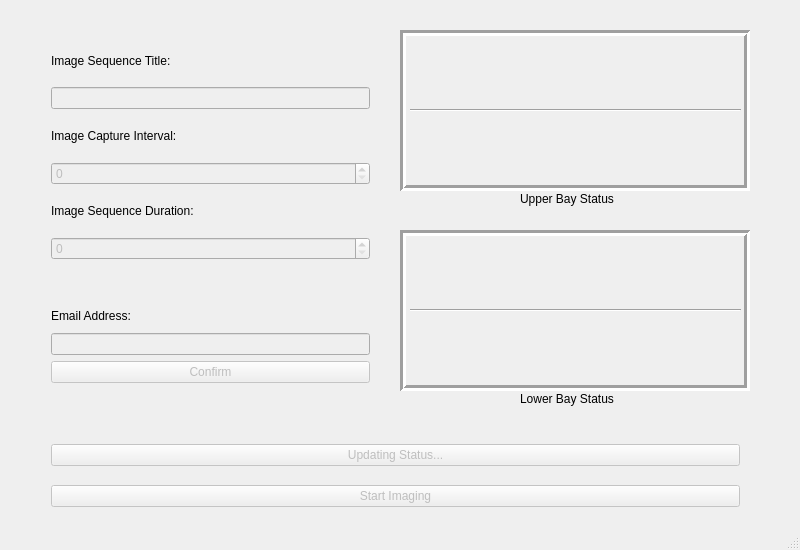
<?xml version="1.0" encoding="UTF-8"?>
<ui version="4.0">
 <class>Demo</class>
 <widget class="QMainWindow" name="Demo">
  <property name="geometry">
   <rect>
    <x>0</x>
    <y>0</y>
    <width>800</width>
    <height>550</height>
   </rect>
  </property>
  <property name="sizePolicy">
   <sizepolicy hsizetype="Fixed" vsizetype="Preferred">
    <horstretch>0</horstretch>
    <verstretch>0</verstretch>
   </sizepolicy>
  </property>
  <property name="minimumSize">
   <size>
    <width>800</width>
    <height>550</height>
   </size>
  </property>
  <property name="maximumSize">
   <size>
    <width>800</width>
    <height>550</height>
   </size>
  </property>
  <property name="windowTitle">
   <string>ABCD COMMAND POINT</string>
  </property>
  <property name="windowIcon">
   <iconset>
    <normaloff>../_images/aperture-1142967_960_720.png</normaloff>../_images/aperture-1142967_960_720.png</iconset>
  </property>
  <widget class="QWidget" name="centralWidget">
   <widget class="QWidget" name="verticalLayoutWidget">
    <property name="geometry">
     <rect>
      <x>40</x>
      <y>30</y>
      <width>341</width>
      <height>241</height>
     </rect>
    </property>
    <layout class="QVBoxLayout" name="verticalLayout_2">
     <item>
      <widget class="QLabel" name="IST_label">
       <property name="text">
        <string>Image Sequence Title:</string>
       </property>
      </widget>
     </item>
     <item>
      <widget class="QLineEdit" name="IST_edit">
       <property name="enabled">
        <bool>false</bool>
       </property>
      </widget>
     </item>
     <item>
      <widget class="QLabel" name="ICI_label">
       <property name="text">
        <string>Image Capture Interval:</string>
       </property>
      </widget>
     </item>
     <item>
      <widget class="QSpinBox" name="ICI_spinBox">
       <property name="enabled">
        <bool>false</bool>
       </property>
      </widget>
     </item>
     <item>
      <widget class="QLabel" name="ISD_label">
       <property name="text">
        <string>Image Sequence Duration:</string>
       </property>
      </widget>
     </item>
     <item>
      <widget class="QSpinBox" name="ISD_spinBox">
       <property name="enabled">
        <bool>false</bool>
       </property>
      </widget>
     </item>
    </layout>
   </widget>
   <widget class="QFrame" name="Lower_Bay_Display">
    <property name="geometry">
     <rect>
      <x>400</x>
      <y>230</y>
      <width>350</width>
      <height>161</height>
     </rect>
    </property>
    <property name="cursor">
     <cursorShape>CrossCursor</cursorShape>
    </property>
    <property name="frameShape">
     <enum>QFrame::Box</enum>
    </property>
    <property name="frameShadow">
     <enum>QFrame::Sunken</enum>
    </property>
    <property name="lineWidth">
     <number>3</number>
    </property>
    <widget class="Line" name="line_3">
     <property name="geometry">
      <rect>
       <x>10</x>
       <y>70</y>
       <width>331</width>
       <height>20</height>
      </rect>
     </property>
     <property name="orientation">
      <enum>Qt::Horizontal</enum>
     </property>
    </widget>
    <widget class="QLabel" name="Unit_0_Label">
     <property name="geometry">
      <rect>
       <x>30</x>
       <y>20</y>
       <width>50</width>
       <height>50</height>
      </rect>
     </property>
     <property name="text">
      <string/>
     </property>
     <property name="pixmap">
      <pixmap>../_images/stop-red.png</pixmap>
     </property>
     <property name="scaledContents">
      <bool>true</bool>
     </property>
    </widget>
    <widget class="QLabel" name="Unit_2_Label">
     <property name="geometry">
      <rect>
       <x>110</x>
       <y>20</y>
       <width>50</width>
       <height>50</height>
      </rect>
     </property>
     <property name="text">
      <string/>
     </property>
     <property name="pixmap">
      <pixmap>../_images/stop-red.png</pixmap>
     </property>
     <property name="scaledContents">
      <bool>true</bool>
     </property>
    </widget>
    <widget class="QLabel" name="Unit_6_Label">
     <property name="geometry">
      <rect>
       <x>270</x>
       <y>20</y>
       <width>50</width>
       <height>50</height>
      </rect>
     </property>
     <property name="text">
      <string/>
     </property>
     <property name="pixmap">
      <pixmap>../_images/stop-red.png</pixmap>
     </property>
     <property name="scaledContents">
      <bool>true</bool>
     </property>
    </widget>
    <widget class="QLabel" name="Unit_4_Label">
     <property name="geometry">
      <rect>
       <x>190</x>
       <y>20</y>
       <width>50</width>
       <height>50</height>
      </rect>
     </property>
     <property name="text">
      <string/>
     </property>
     <property name="pixmap">
      <pixmap>../_images/stop-red.png</pixmap>
     </property>
     <property name="scaledContents">
      <bool>true</bool>
     </property>
    </widget>
    <widget class="QLabel" name="Unit_1_Label">
     <property name="geometry">
      <rect>
       <x>30</x>
       <y>90</y>
       <width>50</width>
       <height>50</height>
      </rect>
     </property>
     <property name="text">
      <string/>
     </property>
     <property name="pixmap">
      <pixmap>../_images/stop-red.png</pixmap>
     </property>
     <property name="scaledContents">
      <bool>true</bool>
     </property>
    </widget>
    <widget class="QLabel" name="Unit_3_Label">
     <property name="geometry">
      <rect>
       <x>110</x>
       <y>90</y>
       <width>50</width>
       <height>50</height>
      </rect>
     </property>
     <property name="text">
      <string/>
     </property>
     <property name="pixmap">
      <pixmap>../_images/stop-red.png</pixmap>
     </property>
     <property name="scaledContents">
      <bool>true</bool>
     </property>
    </widget>
    <widget class="QLabel" name="Unit_5_Label">
     <property name="geometry">
      <rect>
       <x>190</x>
       <y>90</y>
       <width>50</width>
       <height>50</height>
      </rect>
     </property>
     <property name="text">
      <string/>
     </property>
     <property name="pixmap">
      <pixmap>../_images/stop-red.png</pixmap>
     </property>
     <property name="scaledContents">
      <bool>true</bool>
     </property>
    </widget>
    <widget class="QLabel" name="Unit_7_Label">
     <property name="geometry">
      <rect>
       <x>270</x>
       <y>90</y>
       <width>50</width>
       <height>50</height>
      </rect>
     </property>
     <property name="text">
      <string/>
     </property>
     <property name="pixmap">
      <pixmap>../_images/stop-red.png</pixmap>
     </property>
     <property name="scaledContents">
      <bool>true</bool>
     </property>
    </widget>
   </widget>
   <widget class="QFrame" name="Upper_Bay_Display">
    <property name="geometry">
     <rect>
      <x>400</x>
      <y>30</y>
      <width>350</width>
      <height>161</height>
     </rect>
    </property>
    <property name="cursor">
     <cursorShape>CrossCursor</cursorShape>
    </property>
    <property name="frameShape">
     <enum>QFrame::Box</enum>
    </property>
    <property name="frameShadow">
     <enum>QFrame::Sunken</enum>
    </property>
    <property name="lineWidth">
     <number>3</number>
    </property>
    <widget class="Line" name="line_5">
     <property name="geometry">
      <rect>
       <x>10</x>
       <y>70</y>
       <width>331</width>
       <height>20</height>
      </rect>
     </property>
     <property name="orientation">
      <enum>Qt::Horizontal</enum>
     </property>
    </widget>
    <widget class="QLabel" name="Unit_8_Label">
     <property name="geometry">
      <rect>
       <x>30</x>
       <y>20</y>
       <width>50</width>
       <height>50</height>
      </rect>
     </property>
     <property name="text">
      <string/>
     </property>
     <property name="pixmap">
      <pixmap>../_images/stop-red.png</pixmap>
     </property>
     <property name="scaledContents">
      <bool>true</bool>
     </property>
    </widget>
    <widget class="QLabel" name="Unit_10_Label">
     <property name="geometry">
      <rect>
       <x>110</x>
       <y>20</y>
       <width>50</width>
       <height>50</height>
      </rect>
     </property>
     <property name="text">
      <string/>
     </property>
     <property name="pixmap">
      <pixmap>../_images/stop-red.png</pixmap>
     </property>
     <property name="scaledContents">
      <bool>true</bool>
     </property>
    </widget>
    <widget class="QLabel" name="Unit_14_Label">
     <property name="geometry">
      <rect>
       <x>270</x>
       <y>20</y>
       <width>50</width>
       <height>50</height>
      </rect>
     </property>
     <property name="text">
      <string/>
     </property>
     <property name="pixmap">
      <pixmap>../_images/stop-red.png</pixmap>
     </property>
     <property name="scaledContents">
      <bool>true</bool>
     </property>
    </widget>
    <widget class="QLabel" name="Unit_12_Label">
     <property name="geometry">
      <rect>
       <x>190</x>
       <y>20</y>
       <width>50</width>
       <height>50</height>
      </rect>
     </property>
     <property name="text">
      <string/>
     </property>
     <property name="pixmap">
      <pixmap>../_images/stop-red.png</pixmap>
     </property>
     <property name="scaledContents">
      <bool>true</bool>
     </property>
    </widget>
    <widget class="QLabel" name="Unit_9_Label">
     <property name="geometry">
      <rect>
       <x>30</x>
       <y>90</y>
       <width>50</width>
       <height>50</height>
      </rect>
     </property>
     <property name="text">
      <string/>
     </property>
     <property name="pixmap">
      <pixmap>../_images/stop-red.png</pixmap>
     </property>
     <property name="scaledContents">
      <bool>true</bool>
     </property>
    </widget>
    <widget class="QLabel" name="Unit_11_Label">
     <property name="geometry">
      <rect>
       <x>110</x>
       <y>90</y>
       <width>50</width>
       <height>50</height>
      </rect>
     </property>
     <property name="text">
      <string/>
     </property>
     <property name="pixmap">
      <pixmap>../_images/stop-red.png</pixmap>
     </property>
     <property name="scaledContents">
      <bool>true</bool>
     </property>
    </widget>
    <widget class="QLabel" name="Unit_13_Label">
     <property name="geometry">
      <rect>
       <x>190</x>
       <y>90</y>
       <width>50</width>
       <height>50</height>
      </rect>
     </property>
     <property name="text">
      <string/>
     </property>
     <property name="pixmap">
      <pixmap>../_images/stop-red.png</pixmap>
     </property>
     <property name="scaledContents">
      <bool>true</bool>
     </property>
    </widget>
    <widget class="QLabel" name="Unit_15_Label">
     <property name="geometry">
      <rect>
       <x>270</x>
       <y>90</y>
       <width>50</width>
       <height>50</height>
      </rect>
     </property>
     <property name="text">
      <string/>
     </property>
     <property name="pixmap">
      <pixmap>../_images/stop-red.png</pixmap>
     </property>
     <property name="scaledContents">
      <bool>true</bool>
     </property>
    </widget>
   </widget>
   <widget class="QLabel" name="Upper_Bay_Label">
    <property name="geometry">
     <rect>
      <x>520</x>
      <y>190</y>
      <width>111</width>
      <height>17</height>
     </rect>
    </property>
    <property name="frameShape">
     <enum>QFrame::NoFrame</enum>
    </property>
    <property name="text">
     <string>Upper Bay Status</string>
    </property>
   </widget>
   <widget class="QLabel" name="Lower_Bay_Label">
    <property name="geometry">
     <rect>
      <x>520</x>
      <y>390</y>
      <width>111</width>
      <height>17</height>
     </rect>
    </property>
    <property name="frameShape">
     <enum>QFrame::NoFrame</enum>
    </property>
    <property name="text">
     <string>Lower Bay Status</string>
    </property>
   </widget>
   <widget class="QWidget" name="verticalLayoutWidget_2">
    <property name="geometry">
     <rect>
      <x>40</x>
      <y>293</y>
      <width>341</width>
      <height>101</height>
     </rect>
    </property>
    <layout class="QVBoxLayout" name="verticalLayout">
     <item>
      <widget class="QLabel" name="email_label">
       <property name="text">
        <string>Email Address:</string>
       </property>
      </widget>
     </item>
     <item>
      <widget class="QLineEdit" name="email_edit">
       <property name="enabled">
        <bool>false</bool>
       </property>
      </widget>
     </item>
     <item>
      <widget class="QPushButton" name="confirm_email">
       <property name="enabled">
        <bool>false</bool>
       </property>
       <property name="text">
        <string>Confirm</string>
       </property>
       <property name="checkable">
        <bool>false</bool>
       </property>
      </widget>
     </item>
    </layout>
   </widget>
   <widget class="QWidget" name="verticalLayoutWidget_3">
    <property name="geometry">
     <rect>
      <x>40</x>
      <y>420</y>
      <width>711</width>
      <height>111</height>
     </rect>
    </property>
    <layout class="QVBoxLayout" name="verticalLayout_3">
     <item>
      <widget class="QPushButton" name="Update_Status">
       <property name="enabled">
        <bool>false</bool>
       </property>
       <property name="text">
        <string>Updating Status...</string>
       </property>
      </widget>
     </item>
     <item>
      <widget class="QPushButton" name="Start_Imaging">
       <property name="enabled">
        <bool>false</bool>
       </property>
       <property name="minimumSize">
        <size>
         <width>2</width>
         <height>0</height>
        </size>
       </property>
       <property name="text">
        <string>Start Imaging</string>
       </property>
      </widget>
     </item>
    </layout>
   </widget>
  </widget>
  <widget class="QStatusBar" name="statusBar"/>
 </widget>
 <layoutdefault spacing="6" margin="11"/>
 <resources/>
 <connections/>
</ui>
